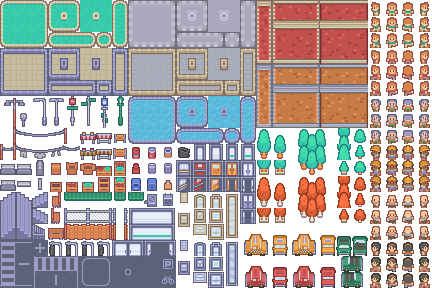
#> input picture apps/student/assets-src/kenney/tilemap_packed.png, 432 x 288 px, found by its file name
$ python build-sprites.py
#> lines starting #> are read from the running program, lines starting #| are printed output that depends on the picture; after the words box and inside, x2 and y2 are one past the last pixel; in counts of white or black regions, pixels touching at a corner belong together
### apps/student/tools/building_art_3d.py
"""The 3D set (Kenney RPG Urban Kit view: the roof seen from above, the front wall below) for Home,
School, Bank and Hospital, keeping each one's shape and landmark from the flat set
(building_art.py). The Shop in this set is the kit's own tile-built block (build-sprites.py)."""
from PIL import ImageDraw
from building_art import (CREAM, CREAM_2, CREAM_3, GLASS, GOLD, GOLD_2, GREEN, GREY, GREY_2, GREY_3, NAVY,
                          NAVY_2, OUT, PAD, RED, RED_2, RED_3, TAN, TAN_2, WHITE, WOOD, box, canvas, door,
                          poly, rect, window)

NAVY_3 = (96, 120, 186, 255)
ROOF_LIGHT = (214, 210, 226, 255)


def flat_roof(d, x0, y0, x1, y1, fill=GREY_2, light=ROOF_LIGHT):
    """A flat roof seen from above: a parapet rim, a lit back edge and a couple of vents."""
    box(d, x0, y0, x1, y1, fill)
    rect(d, x0 + 1, y0 + 1, x1 - 1, y0 + 2, light)
    rect(d, x0 + 1, y1 - 1, x1 - 1, y1 - 1, GREY_3)
    rect(d, x0 + 2, y0 + 3, x0 + 2, y1 - 2, light)


def home():
    im = canvas(); d = ImageDraw.Draw(im)
    # chimney on the back slope: its top face, then its front
    box(d, 54, 4, 62, 8, (214, 120, 110, 255)); box(d, 54, 8, 62, 24, RED_2)
    # the gable roof from above: a short, lit back slope, the ridge, a long front slope; it overhangs the walls
    poly(d, [(2, 22), (77, 22), (73, 12), (6, 12)], RED)
    for y in (15, 18):
        rect(d, 7, y, 72, y, RED_2)
    box(d, 2, 22, 77, 24, CREAM_2)                        # ridge cap
    poly(d, [(2, 25), (77, 25), (79, 58), (0, 58)], RED_2)
    for y in range(30, 58, 5):
        rect(d, 2, y, 77, y, RED_3)
    box(d, 54, 22, 62, 24, RED_2)                         # chimney foot on the ridge
    # front wall
    box(d, 6, 59, 73, 95, TAN)
    for y in range(63, 95, 5):
        rect(d, 7, y, 72, y, TAN_2)
    for x in (12, 56):
        window(d, x, 64, 12, 12, sill=True)
        box(d, x - 4, 64, x - 1, 75, NAVY); box(d, x + 12, 64, x + 15, 75, NAVY)
        box(d, x, 79, x + 11, 81, GREEN)
    poly(d, [(29, 66), (40, 60), (51, 66)], RED)          # porch roof
    door(d, 33, 68, 14, 26, WOOD)
    im.putpixel((44 + PAD, 82 + PAD), GOLD)
    box(d, 30, 94, 49, 95, GREY_2)
    return im


def school():
    im = canvas(); d = ImageDraw.Draw(im)
    flat_roof(d, 0, 30, 79, 62)                           # the wings' roof
    for x in (8, 64):
        box(d, x, 40, x + 7, 46, GREY_3)                  # rooftop vents
    # front wall of the wings: one row of windows and a band
    box(d, 0, 63, 79, 95, CREAM)
    rect(d, 1, 64, 78, 65, GREY)
    for x in (4, 15, 56, 67):
        window(d, x, 69, 8, 11, sill=False)
        rect(d, x - 1, 80, x + 8, 80, GREY_3)
    box(d, 1, 87, 20, 95, GREEN); box(d, 59, 87, 78, 95, GREEN)
    # the tower rises above the roof: its own roof from above, then its front face with the clock
    flat_roof(d, 27, 0, 52, 10, GREY, (236, 232, 246, 255))
    box(d, 27, 11, 52, 95, WHITE)
    rect(d, 28, 12, 51, 13, GREY)
    cx, cy = 39 + PAD, 26 + PAD
    d.ellipse([cx - 9, cy - 9, cx + 9, cy + 9], fill=OUT)
    d.ellipse([cx - 8, cy - 8, cx + 8, cy + 8], fill=WHITE)
    for dx, dy in ((0, -7), (7, 0), (0, 7), (-7, 0)):
        im.putpixel((cx + dx, cy + dy), OUT)
    d.line([cx, cy, cx, cy - 6], fill=OUT); d.line([cx, cy, cx + 4, cy + 1], fill=RED_3)
    im.putpixel((cx, cy), RED)
    window(d, 33, 42, 14, 10, sill=False)
    window(d, 33, 56, 14, 8, sill=False)
    box(d, 24, 71, 55, 74, GREY)                          # entrance canopy
    door(d, 30, 75, 20, 21)
    return im


def bank():
    im = canvas(); d = ImageDraw.Draw(im)
    # the pitched roof from above: the ridge runs back from the pediment's tip; left slope lit
    poly(d, [(2, 44), (40, 24), (40, 2), (2, 22)], NAVY_3)
    poly(d, [(40, 24), (78, 44), (78, 22), (40, 2)], NAVY)
    d.line([(40 + PAD, 2 + PAD), (40 + PAD, 24 + PAD)], fill=NAVY_2)
    # the pediment's front face with the coin
    poly(d, [(2, 44), (40, 24), (78, 44)], CREAM)
    poly(d, [(9, 42), (40, 28), (71, 42)], NAVY_2, out=NAVY_2)
    cx, cy = 40 + PAD, 37 + PAD
    d.ellipse([cx - 5, cy - 5, cx + 5, cy + 5], fill=OUT)
    d.ellipse([cx - 4, cy - 4, cx + 4, cy + 4], fill=GOLD)
    d.ellipse([cx - 2, cy - 2, cx + 2, cy + 2], outline=GOLD_2)
    box(d, 2, 44, 77, 50, CREAM)                          # entablature
    rect(d, 3, 48, 76, 49, CREAM_2)
    box(d, 6, 51, 73, 85, GREY_2)
    door(d, 32, 63, 16, 22, NAVY_2)
    for x in (8, 20, 52, 64):
        box(d, x, 51, x + 7, 85, WHITE)
        rect(d, x + 2, 53, x + 2, 83, CREAM_2); rect(d, x + 5, 53, x + 5, 83, CREAM_2)
        box(d, x - 1, 51, x + 8, 53, CREAM); box(d, x - 1, 83, x + 8, 85, CREAM)
    box(d, 2, 86, 77, 90, CREAM)                          # steps
    box(d, 0, 91, 79, 95, CREAM_2)
    rect(d, 1, 93, 78, 93, CREAM_3)
    return im


def hospital():
    im = canvas(); d = ImageDraw.Draw(im)
    flat_roof(d, 0, 28, 79, 60)                           # the wings' roof
    for x in (6, 64):
        box(d, x, 38, x + 9, 44, GREY_3)
    box(d, 0, 61, 79, 95, WHITE)                          # wings' front wall
    rect(d, 1, 62, 78, 63, GREY)
    for x in (4, 14, 58, 68):
        window(d, x, 67, 8, 11, sill=False)
    box(d, 2, 86, 18, 95, GREEN); box(d, 61, 86, 77, 95, GREEN)
    # the taller centre: a red cross painted on its roof, then its front face
    flat_roof(d, 23, 0, 56, 22, (236, 236, 240, 255), WHITE)
    rect(d, 36, 4, 43, 18, RED); rect(d, 29, 8, 50, 14, RED)
    rect(d, 36, 4, 37, 18, RED_2)
    box(d, 23, 23, 56, 95, WHITE)
    rect(d, 24, 24, 55, 25, GREY)
    box(d, 31, 29, 48, 40, (255, 236, 236, 255))          # the cross sign on the front
    rect(d, 38, 31, 41, 38, RED); rect(d, 34, 33, 45, 36, RED)
    window(d, 28, 45, 9, 10, sill=False); window(d, 42, 45, 9, 10, sill=False)
    box(d, 19, 69, 60, 72, RED)
    rect(d, 20, 70, 59, 70, RED_2)
    door(d, 28, 73, 24, 23)
    return im


ART_3D = {'home': home, 'school': school, 'bank': bank, 'hospital': hospital}

### apps/student/tools/building_art.py
"""Hand-drawn pixel buildings for the map (Home, School, Hospital, Bank), in the Kenney RPG Urban
Kit's palette so they sit in the same town. Each draws on a transparent 88x104 canvas (80x96 plus
4 px padding, like the tile-built Shop in build-sprites.py), with its own silhouette."""
from PIL import Image, ImageDraw

PAD = 4
OUT = (66, 52, 70, 255)                                        # outline, the kit's dark plum
CREAM, CREAM_2, CREAM_3 = (236, 232, 214, 255), (214, 212, 175, 255), (179, 155, 125, 255)
TAN, TAN_2 = (198, 188, 159, 255), (179, 155, 125, 255)
RED, RED_2, RED_3 = (194, 80, 77, 255), (165, 66, 64, 255), (125, 50, 52, 255)
GLASS, GLASS_2 = (205, 229, 242, 255), (160, 190, 215, 255)
GREY, GREY_2, GREY_3 = (190, 184, 205, 255), (170, 168, 189, 255), (137, 140, 166, 255)
WHITE = (250, 250, 246, 255)
NAVY, NAVY_2 = (64, 86, 150, 255), (46, 62, 112, 255)
GOLD, GOLD_2 = (242, 194, 48, 255), (201, 138, 27, 255)
GREEN, GREEN_2 = (61, 168, 92, 255), (40, 120, 70, 255)
WOOD, WOOD_2 = (197, 118, 82, 255), (150, 84, 60, 255)


def canvas():
    return Image.new('RGBA', (80 + 2 * PAD, 96 + 2 * PAD))


def box(d, x0, y0, x1, y1, fill, out=OUT):
    """A filled rectangle with a 1 px outline; coordinates are inclusive, in building px."""
    d.rectangle([x0 + PAD, y0 + PAD, x1 + PAD, y1 + PAD], fill=fill, outline=out)


def rect(d, x0, y0, x1, y1, fill):
    d.rectangle([x0 + PAD, y0 + PAD, x1 + PAD, y1 + PAD], fill=fill)


def window(d, x, y, w=8, h=10, frame=CREAM, sill=True):
    box(d, x, y, x + w - 1, y + h - 1, GLASS)
    rect(d, x + 1, y + 1, x + w - 2, y + 2, WHITE)                      # sky glint
    rect(d, x + w // 2, y + 1, x + w // 2, y + h - 2, frame)           # mullion
    rect(d, x + 1, y + h - 3, x + w - 2, y + h - 2, GLASS_2)
    if sill:
        rect(d, x - 1, y + h, x + w, y + h, OUT)


def door(d, x, y, w, h, color=GLASS):
    box(d, x, y, x + w - 1, y + h - 1, color)
    rect(d, x + w // 2, y + 1, x + w // 2, y + h - 2, OUT)
    rect(d, x + 1, y + 1, x + w - 2, y + 3, WHITE if color == GLASS else WOOD_2)


def poly(d, pts, fill, out=OUT):
    d.polygon([(x + PAD, y + PAD) for x, y in pts], fill=fill, outline=out)


# [154 lines left out: functions school, home, bank, hospital, shop, not called in this run]


ART = {'school': school, 'home': home, 'bank': bank, 'hospital': hospital}
FLAT = {'home': home, 'school': school, 'convenience': shop, 'bank': bank, 'hospital': hospital}

### apps/student/tools/build-sprites.py
"""Builds the five building sprites + pixel halos from the Kenney RPG Urban Kit tilemap (CC0).
Run from apps/student:  python3 tools/build-sprites.py   (needs Pillow)
Sprite size must match src/screens/LocationScreen.tsx; building positions are the LOTS in tools/build-world.py."""
from PIL import Image, ImageFilter, ImageOps

T, PAD, W, H = 16, 4, 5, 6
sheet = Image.open('assets-src/kenney/tilemap_packed.png').convert('RGBA')
#> sheet is the input picture: PIL image 432x288 RGBA; mean R, G, B, A 109, 102.8, 101.5, 187.9
#> `im = canvas()`: im: PIL image 88x104 RGBA; every value is 0
tile = lambda c, r: sheet.crop((c * T, r * T, (c + 1) * T, (r + 1) * T))


def canvas():
    return Image.new('RGBA', (W * T + 2 * PAD, H * T + 2 * PAD))


def put(im, spr, col, row):
    im.alpha_composite(spr, (PAD + col * T, PAD + row * T))


def roof(im, cols, rows):
    """cols=(left, mid, right) sheet columns, rows=sheet rows used for the 4 roof rows."""
#> called with cols = (17, 18, 19), rows = (0, 1, 2, 3)
    for y, r in enumerate(rows):
        for x in range(W):
            c = cols[0] if x == 0 else cols[2] if x == W - 1 else cols[1]
            put(im, tile(c, r), x, y)


def wall(im, fill):
#> called with fill = (1, 4)
    for y in (4, 5):
        for x in range(W):
            put(im, tile(*fill), x, y)


def tint_roof(im, color, amount):
    """Recolours the roof rows (keeping their shading) so a grey roof does not vanish into the grey
    pavement of the map."""
    box = (PAD, PAD, PAD + W * T, PAD + 4 * T)
    roof_px = im.crop(box)
    colored = ImageOps.colorize(ImageOps.grayscale(roof_px), black=(20, 20, 30), white=color).convert('RGBA')
    mixed = Image.blend(roof_px, colored, amount)
    mixed.putalpha(roof_px.getchannel('A'))
    im.paste(mixed, box[:2])


def cross(im):
    red, cx, cy = (214, 64, 64, 255), PAD + W * T // 2, PAD + 2 * T
    for a in range(-2, 3):
        for b in range(-8, 9):
            im.putpixel((cx + a, cy + b), red)
            im.putpixel((cx + b, cy + a), red)


def glass(im, cols, x0, x1):
    for x in range(x0, x1 + 1):
        c = cols[0] if x == x0 else cols[2] if x == x1 else cols[1]
        put(im, tile(c, 13), x, 4)
        put(im, tile(c, 14), x, 5)


RED, ORANGE, GRAY, TAN = (17, 18, 19), (17, 18, 19), (8, 9, 10), (0, 1, 2)
GLASS = (8, 9, 10)
WIN, DOOR_O, DOOR_OO, DOOR_W = (12, 13), (13, 10), (14, 10), (15, 10)
B = {}

im = canvas(); roof(im, RED, (0, 1, 2, 3)); wall(im, (1, 4))
for x in range(W): put(im, tile(*WIN), x, 4)
for x in (0, 1, 3, 4): put(im, tile(*WIN), x, 5)
put(im, tile(*DOOR_OO), 2, 5); B['school'] = im

im = canvas(); roof(im, GRAY, (0, 1, 1, 2)); wall(im, (1, 4)); glass(im, GLASS, 0, W - 1)
put(im, tile(*DOOR_W), 2, 5); tint_roof(im, (255, 255, 255), 0.7); cross(im); B['hospital'] = im

im = canvas(); roof(im, TAN, (3, 4, 4, 5)); wall(im, (9, 4)); glass(im, GLASS, 0, 2)
put(im, tile(*WIN), 3, 4); put(im, tile(*DOOR_OO), 3, 5)
put(im, tile(*WIN), 4, 4); put(im, tile(*WIN), 4, 5); B['convenience'] = im

im = canvas(); roof(im, ORANGE, (4, 5, 6, 7)); wall(im, (1, 4))
for x in (1, 3): put(im, tile(*WIN), x, 4); put(im, tile(*WIN), x, 5)
put(im, tile(*DOOR_O), 2, 5); B['home'] = im


def coin(im):
    """A gold coin on the bank's roof, like the hospital's cross: outline, gold, a highlight."""
    cx, cy = PAD + W * T // 2, PAD + 2 * T
    for x in range(-9, 10):
        for y in range(-9, 10):
            d = x * x + y * y
            if d <= 81:
                ring = 20 < d <= 30  # an embossed inner rim
                im.putpixel((cx + x, cy + y), (74, 43, 23, 255) if d > 64 else (201, 138, 27, 255) if ring else (242, 194, 48, 255))
    for x, y in ((-5, -5), (-4, -5), (-5, -4), (-6, -3)):
        im.putpixel((cx + x, cy + y), (255, 243, 220, 255))


PILLAR = (14, 13), (14, 14)
im = canvas(); roof(im, (8, 9, 10), (3, 4, 4, 5)); wall(im, (9, 4))
for x in (0, 1, 3, 4): put(im, tile(*PILLAR[0]), x, 4); put(im, tile(*PILLAR[1]), x, 5)
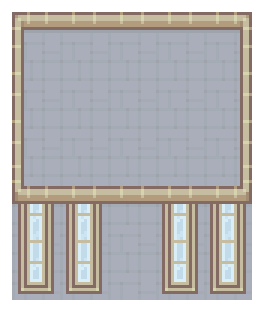
#> im: PIL image 88x104 RGBA (shown 3 times larger); mean R, G, B, A 142.5, 141.1, 141.9, 214; transparent parts drawn white
put(im, tile(*WIN), 2, 4); put(im, tile(*DOOR_W), 2, 5); tint_roof(im, (120, 150, 230), 0.85); coin(im); B['bank'] = im
#> call 2 of tint_roof, with color = (120, 150, 230), amount = 0.85
#> in tint_roof (call 2), `roof_px = im.crop(box)`:
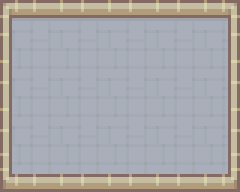
#> roof_px: PIL image 80x64 RGBA (shown 3 times larger); mean R, G, B, A 168.5, 166.9, 169.1, 255
#> in tint_roof (call 2), `colored = ImageOps.colorize(ImageOps.grayscale(roof_px), black=(20, 20..`:
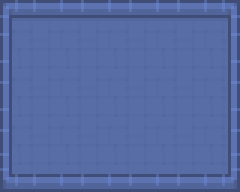
#> colored: PIL image 80x64 RGBA (shown 3 times larger); mean R, G, B, A 85.3, 104.8, 161, 255
#> after the loop in coin, `for x in range(-9, 10):`:
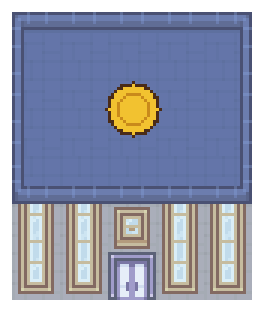
#> im: PIL image 88x104 RGBA (shown 3 times larger); mean R, G, B, A 105, 111.2, 133.5, 214; transparent parts drawn white


# The map uses icon set 2 (the kit's 3D view): Home, School, Hospital and Bank are hand-drawn with
# their own silhouettes and roofs seen from above (tools/building_art_3d.py); the Shop stays the
# square tile-built block above. The flat set 1 lives in tools/building_art.py (build-icon-sets.py).
import sys, os
sys.path.insert(0, os.path.dirname(__file__))
from building_art_3d import ART_3D
for name, draw in ART_3D.items():
    B[name] = draw()
#> after the loop, B = 5 items


def halo(spr, colors):
    a = spr.getchannel('A').point(lambda v: 255 if v > 0 else 0)
    out = Image.new('RGBA', spr.size)
    for i in range(len(colors), 0, -1):  # outermost ring first
        mask = a.filter(ImageFilter.MaxFilter(2 * i + 1))
        out.paste(Image.new('RGBA', spr.size, colors[i - 1]), (0, 0), mask)
    out.paste(Image.new('RGBA', spr.size), (0, 0), a)  # keep only the ring, not the building area
    return out


# Always shown on the map, so the five places stand out from the town around them: a white inner
# ring and a dark outer ring (the hover and tap glows draw over it).
OUTLINE = [(255, 255, 255, 255), (255, 255, 255, 255), (40, 30, 50, 255)]
HOVER = [(255, 255, 255, 255), (221, 196, 255, 255), (147, 51, 234, 255)]
ACTIVE = [(254, 240, 138, 255), (251, 191, 36, 255), (249, 115, 22, 255)]
for name, spr in B.items():
    spr.save(f'public/assets/buildings/{name}.png')
    halo(spr, HOVER).save(f'public/assets/buildings/{name}-hover.png')
    halo(spr, ACTIVE).save(f'public/assets/buildings/{name}-active.png')
    halo(spr, OUTLINE).save(f'public/assets/buildings/{name}-outline.png')
#> this loop made 5 passes
#> name on passes 1 to 5: 'school', 'hospital', 'convenience', 'home', 'bank'
#> pass 1, `spr.save(f'public/assets/buildings/{name}.png')`:
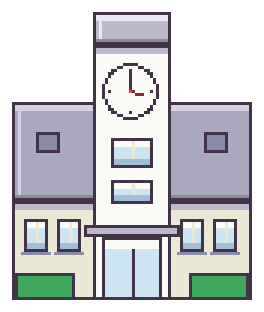
#> saved as school.png: PIL image 88x104 RGBA (shown 3 times larger); mean R, G, B, A 115.9, 117.6, 121.1, 168.8; transparent parts drawn white
#> pass 1, in halo, `a = spr.getchannel('A').point(lambda v: 255 if v > 0 else 0)`:
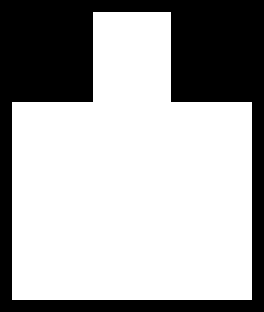
#> a: PIL image 88x104 L (shown 3 times larger); 66.2% white; 1 black region, box (x1, y1, x2, y2) and area: (0, 0, 88, 104) 3092
#> pass 1, `halo(spr, ACTIVE).save(f'public/assets/buildings/{name}-active.png')`:
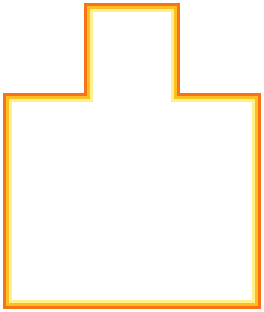
#> saved as school-active.png: PIL image 88x104 RGBA (shown 3 times larger); mean R, G, B, A 30, 21.6, 7.7, 30.4; transparent parts drawn white
print('buildings', B['school'].size)
#| buildings (88, 104)
